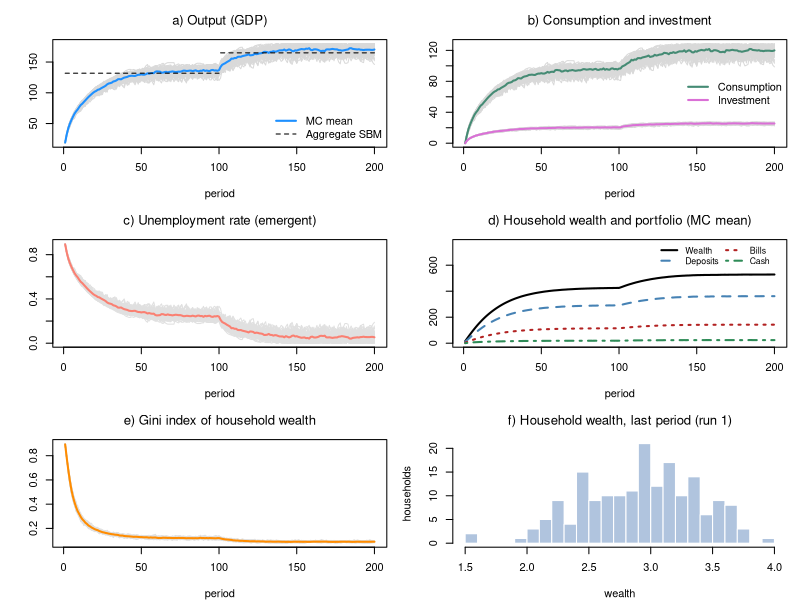

The R script that drew this image:
# *************************************************************************
#  Model ABM-SBM (agent-based households, closed economy)
#  Model SBM with heterogeneous households and a job lottery
#  Sources: Godley & Lavoie, Monetary Economics, chapters 4 and 7;
#           agent-based set-up as in the Leeds lectures (ABM-PC, ABM-BMW)
#  Author: Marco Veronese Passarella
#  Last change: 16/11/2026
# *************************************************************************
#  Conventions: upper-case = MACRO total; lower-case = MICRO (one household)
# *************************************************************************
#  Story:
#    - each household decides how much it wants to spend (its OWN alpha1,
#      which falls when the interest rate rises);
#    - firms plan investment (aggregate accelerator, as in SBM);
#    - the economy needs 1/pr workers for each unit of planned demand;
#    - a random job lottery fills those jobs (some stay unfilled = friction);
#    - goods are served first to the government, then to firms (investment),
#      then to households, first-come-first-served;
#    - the wage bill left after interest and depreciation is split equally
#      among the employed; bank profits are split equally among households;
#    - households pay taxes and allocate wealth between cash (for
#      transactions), bills and deposits (the buffer stock).
#  One single random shuffle of households per period decides BOTH who gets a
#  job AND who reaches the shop first.
# *************************************************************************

# Clear environment
rm(list = ls(all = TRUE))

# Set model parameters ####
nPeriods    <- 200         # Periods
nHouseholds <- 180         # Number of households (workforce)
MC          <- 50          # Monte Carlo repetitions
s           <- 0.1         # Size of the hiring randomness (0 = no friction)
shockStart  <- 101         # Period at which government spending rises
alpha10m    <- 0.68        # Mean autonomous component of the propensity to consume out of income
alpha11     <- 4           # Sensitivity of the propensity to consume to the interest rate
alpha1d     <- 0.1         # Spread of alpha10 across households (0 = homogeneous)
alpha2      <- 0.1         # Propensity to consume out of wealth
lambda10    <- 0.25        # Portfolio: autonomous share of bills
lambda11    <- 1           # Portfolio: sensitivity of bills to interest rate
lambdac     <- 0.2         # Cash to (lagged) consumption ratio
theta       <- 0.2         # Average tax rate on income
delta       <- 0.1         # Depreciation rate
gamma       <- 0.1         # Speed of adjustment of capital to its target
kappa       <- 1.5         # Target capital-output ratio
pr          <- 1           # Labour productivity
rb          <- 0.02        # Interest rate on bills
rm          <- 0.02        # Interest rate on deposits
rl          <- 0.02        # Interest rate on loans
G           <- rep(20, nPeriods)   # Government spending (planned)
G[shockStart:nPeriods] <- 25       # Higher government spending
psi         <- 1                   # Fiscal rule: share of the extra interest bill offset by lower spending
rbar        <- 0.02                # Fiscal rule: reference interest rate

# Heterogeneous, time-invariant propensity to consume out of income ####
set.seed(123)
alpha10 <- runif(nHouseholds, alpha10m - alpha1d, alpha10m + alpha1d)

# Define macro variables (results) to be stored ####
store = list(Y    = matrix(0, nPeriods, MC),   # Output / income (GDP)
             C    = matrix(0, nPeriods, MC),   # Consumption
             I    = matrix(0, nPeriods, MC),   # Investment
             V    = matrix(0, nPeriods, MC),   # Household wealth
             H_h  = matrix(0, nPeriods, MC),   # Cash held by households
             B_h  = matrix(0, nPeriods, MC),   # Bills held by households
             M_h  = matrix(0, nPeriods, MC),   # Deposits held by households
             PSBR = matrix(0, nPeriods, MC),   # Public sector borrowing requirement
             UR   = matrix(0, nPeriods, MC),   # Unemployment rate
             GINI = matrix(0, nPeriods, MC))   # Gini index of household wealth

# Store micro values (for MC = 1)
vHist = matrix(0, nPeriods, nHouseholds)   # Wealth of each household

# Gini index (auxiliary function)
gini <- function(z) { z <- sort(pmax(z, 0)); n <- length(z)
  if (sum(z) == 0) return(0); sum((2 * (1:n) - n - 1) * z) / (n * sum(z)) }

# Record the worst gap between H_h and H_s
sfcGap = 0

# Start the MC loop ####
for (mc in 1:MC) {

  # Set randomness seed
  set.seed(mc)

  # Define and initialise the stocks (MICRO)
  v  = rep(0, nHouseholds)   # Micro: household wealth
  h  = rep(0, nHouseholds)   # Micro: cash
  b  = rep(0, nHouseholds)   # Micro: bills
  m  = rep(0, nHouseholds)   # Micro: deposits
  yd = rep(0, nHouseholds)   # Micro: disposable income (LAST period)
  c  = rep(0, nHouseholds)   # Micro: consumption (LAST period)

  # Define and initialise the stocks (MACRO)
  K = 0; L = 0; M_s = 0; B_b = 0; Ylag = 0     # Firms and banks
  B_s = 0; B_cb = 0; H_s = 0                   # Government and central bank

  # Start time loop
  for (i in 1:nPeriods) {

    ## TICK 1: firms plan investment, households plan consumption ####
    DA  = delta * K                                     # Macro: depreciation
    Ipl = max(0, gamma * (kappa * Ylag - K) + DA)       # Macro: planned investment
    alpha1 = alpha10 - alpha11 * rb                     # Micro: propensity to consume (falls with the interest rate)
    cd  = pmax(0, pmin(alpha1 * yd + alpha2 * v, v + yd))  # Micro: planned consumption (never negative)
    Gpl = G[i] - psi * (rb - rbar) * B_s                # Macro: fiscal rule (B_s is still last period's stock here)
    AD  = Gpl + Ipl + sum(cd)                           # Macro: planned demand
    N_d = AD / pr                                       # Macro: labour needed

    ## TICK 2: job lottery ####
    N = min(floor(N_d * runif(1, 1 - s, 1 + s)), floor(N_d), nHouseholds)
    Ypot = N * pr                                       # Macro: goods that can be produced

    ## TICK 3: households are re-shuffled ####
    order = sample(nHouseholds)                         # Queue for both jobs and goods

    ## TICK 4: goods are served: government, firms, then households ####
    Gs  = min(Gpl, Ypot)                                # Macro: government purchases served
    Is  = min(Ipl, Ypot - Gs)                           # Macro: investment served
    YC  = Ypot - Gs - Is                                # Macro: goods left for households
    cdq = cd[order]                                     # Micro: planned demand in queue order
    cda = cumsum(cdq) - cdq                             # Micro: goods claimed by those ahead
    cds = pmin(cdq, pmax(0, YC - cda))                  # Micro: actually served
    c   = rep(0, nHouseholds); c[order] = cds           # Micro: actual consumption
    Y   = Gs + Is + sum(c)                              # Macro: output (GDP) = goods actually sold

    ## TICK 5: firms and banks ####
    Llag = L; M_slag = M_s; B_blag = B_b
    WB  = Y - rl * Llag - DA                            # Macro: wage bill = residual
    K   = K + Is - DA                                   # Macro: capital accumulation
    L   = L + Is - DA                                   # Macro: loans fund net investment  
    M_s = M_s + (L - Llag)                              # Macro: loans create deposits
    FB  = rl * Llag + rb * B_blag - rm * sum(m)         # Macro: bank profits (m still lagged here)

    ## TICK 6: incomes, taxes, wealth ####
    wage = rep(0, nHouseholds)
    if (N >= 1) wage[order[1:N]] = WB / N               # Micro: wage of the employed
    intinc = rb * b + rm * m                            # Micro: interest on last period's bills and deposits
    income = wage + FB / nHouseholds + intinc           # Micro: total income
    tax    = theta * income                             # Micro: taxes
    yd     = income - tax                               # Micro: disposable income (also used NEXT period)
    v      = v + yd - c                                 # Micro: wealth accumulation

    ## TICK 7: portfolio choice ####
    h = pmax(0, pmin(lambdac * c, v))                   # Micro: cash for transactions
    b = pmax(0, pmin(v * (lambda10 + lambda11 * rb), v - h))  # Micro: bills
    m = v - h - b                                       # Micro: deposits = buffer stock (< 0 = overdraft)

    ## TICK 8: banks, government and central bank ####
    B_cblag = B_cb
    B_b  = sum(m) - M_s                                 # Macro: bills held by banks
    F_cb = rb * B_cb                                    # Macro: central bank profits (on last period's bills)
    PSBR = Gs + rb * B_s - sum(tax) - F_cb              # Macro: public sector borrowing requirement
    B_s  = B_s + PSBR                                   # Macro: supply of bills
    B_cb = B_s - sum(b) - B_b                           # Macro: central bank residual
    H_s  = H_s + (B_cb - B_cblag)                       # Macro: supply of cash
    sfcGap = max(sfcGap, abs(sum(h) - H_s))             # Hidden equation: H_h = H_s
    Ylag = Y

    # Store micro values (for MC = 1)
    if (mc == 1) vHist[i, ] = v

    # Store macro values
    store$Y[i, mc] = Y;          store$C[i, mc] = sum(c);   store$I[i, mc] = Is
    store$V[i, mc] = sum(v);     store$H_h[i, mc] = sum(h); store$B_h[i, mc] = sum(b)
    store$M_h[i, mc] = sum(m);   store$PSBR[i, mc] = PSBR
    store$UR[i, mc] = (nHouseholds - N) / nHouseholds
    store$GINI[i, mc] = gini(v)
  }
}

# Display the results ####
meanY <- rowMeans(store$Y); late1 <- 81:100; late2 <- 181:200
cat(" ******************************")
cat("\n Households =", nHouseholds, "| MC runs =", MC, "| s =", s)
cat("\n Max |H_h - H_s| =", sfcGap)
cat("\n ******************************")
cat("\n Mean values, periods 81-100 | 181-200: \n Y =", round(mean(meanY[late1]), 2), "|",
    round(mean(meanY[late2]), 2),
    "\n UR =", round(mean(rowMeans(store$UR)[late1]), 3), "|", round(mean(rowMeans(store$UR)[late2]), 3),
    "\n V =", round(mean(rowMeans(store$V)[late1]), 2), "|", round(mean(rowMeans(store$V)[late2]), 2),
    "\n Gini (wealth) =", round(mean(rowMeans(store$GINI)[late1]), 3), "|",
    round(mean(rowMeans(store$GINI)[late2]), 3),
    "\n (aggregate SBM: Y = 131.83 | 164.94)")
cat("\n ******************************")

# Plot the results (grey = runs, bold = MC mean) ####
op = par(mfrow = c(3, 2), mar = c(4, 4, 3, 1))

# a) Output
matplot(store$Y, type = "l", lty = 1, col = "grey85", font.main = 1,
        main = "a) Output (GDP)", xlab = "period", ylab = "")
lines(rowMeans(store$Y), lwd = 2, col = "dodgerblue")
segments(1, 131.83, shockStart - 1, 131.83, lty = 2); segments(shockStart, 164.94, nPeriods, 164.94, lty = 2)
legend("bottomright", c("MC mean", "Aggregate SBM"), col = c("dodgerblue", "black"),
       lwd = c(2, 1), lty = c(1, 2), bty = "n")

# b) Consumption and investment
matplot(store$C, type = "l", lty = 1, col = "grey85", font.main = 1,
        main = "b) Consumption and investment", xlab = "period", ylab = "",
        ylim = range(0, store$C))
matlines(store$I, lty = 1, col = "grey85")
lines(rowMeans(store$C), lwd = 2, col = "aquamarine4")
lines(rowMeans(store$I), lwd = 2, col = "orchid")
legend("right", c("Consumption", "Investment"), col = c("aquamarine4", "orchid"), lwd = 2, bty = "n")

# c) Unemployment rate (emergent)
matplot(store$UR, type = "l", lty = 1, col = "grey88", font.main = 1,
        main = "c) Unemployment rate (emergent)", xlab = "period", ylab = "")
lines(rowMeans(store$UR), lwd = 2, col = "salmon")

# d) Household portfolio (MC mean)
plot(rowMeans(store$V), type = "l", lwd = 2, col = "black", font.main = 1,
     main = "d) Household wealth and portfolio (MC mean)", xlab = "period", ylab = "",
     ylim = range(0, 1.45 * rowMeans(store$V)))
lines(rowMeans(store$M_h), lwd = 2, col = "steelblue", lty = 2)
lines(rowMeans(store$B_h), lwd = 2, col = "firebrick", lty = 3)
lines(rowMeans(store$H_h), lwd = 2, col = "seagreen", lty = 4)
legend("topright", c("Wealth", "Deposits", "Bills", "Cash"),
       col = c("black", "steelblue", "firebrick", "seagreen"), lwd = 2, lty = 1:4, bty = "n", cex = 0.8, ncol = 2)

# e) Wealth inequality (emergent)
matplot(store$GINI, type = "l", lty = 1, col = "grey88", font.main = 1,
        main = "e) Gini index of household wealth", xlab = "period", ylab = "")
lines(rowMeans(store$GINI), lwd = 2, col = "darkorange")

# f) Wealth distribution in the last period (MC = 1)
hist(vHist[nPeriods, ], breaks = 20, col = "lightsteelblue", border = "white", font.main = 1,
     main = "f) Household wealth, last period (run 1)", xlab = "wealth", ylab = "households")

par(op)
